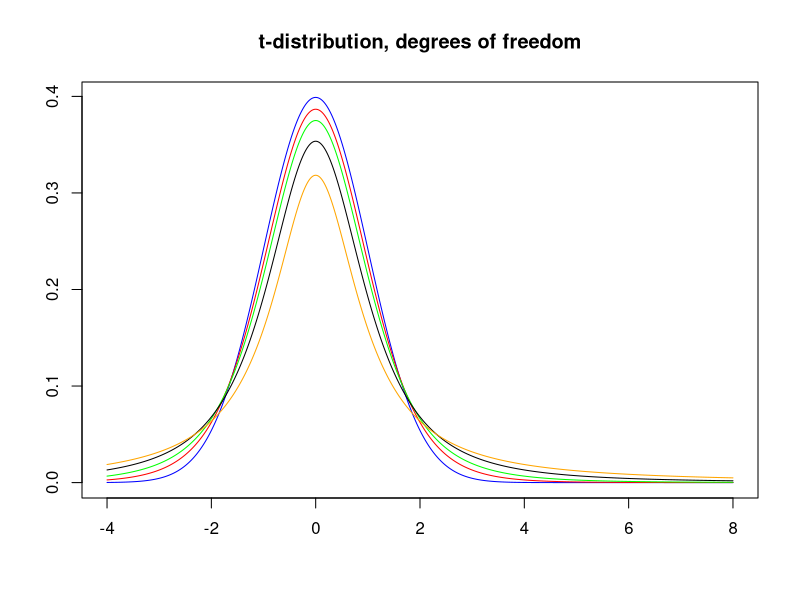

The R script that drew this image:
#' BTC1859 Data Science I, Assigbnment 1 
#' Zacehry Chan 

#' -------------------------------------

#' Question 1: Suppose 6 out of 15 students in a class develop influenza, 
#' whereas there is 20% chance for a student in similar school classes 
#' nationwide to develop influenza. Is there evidence of an excessive number 
#' of cases in the class? That is, what is the probability of obtaining at 
#' least 6 cases in this class if the nationwide rate holds true?


#' Using the fucntion pbinopm() as this scenario deals with desecretized, 
#' numerical data. Also assuming taht there are only 2 states for this sickness,
#' sick or not sick, thus fulfilling the requiremnets (&conditions) necessary 
#' to use a binomial distribution 
#' 
#' Given p = 0.2, _________

prob_at_least_6 <- 1 - pbinom(5,size = 15,prob = 0.2)

#outputting probability to console window
prob_at_least_6

# prob_at_least_6 = 0.06105143

#' Calculates the porbability fo there being at least 5 (x <= 5) 
#' takes the complement to see the probablity of there being at least 6 cases 
#' of sickeness in a given class, given the parameters 

#' -------------------------------------

# Question 5

#Setting sequence for x-axis, using seq func to ensure smooth line (has many, many points)
x <- seq(from=-4,to=8,length.out = 1000)
y_norm <- dnorm(x, mean = 0, sd = sqrt(1), log = FALSE)
plot(x,y_norm, type = "l", main="t-distribution, degrees of freedom",col = "blue", xlab = " ",ylab = " ")

df_8 <- 8
x_8 <- seq(from=-4,to=8,length.out = 1000)
y_8 <- dt(x_8, df_8)
points(x,y_8, type="l", col="red")

df_4 <- 4
x_4 <- seq(from=-4,to=8,length.out = 1000)
y_4 <- dt(x_4, df_4)
points(x,y_4, type="l", col="green")

df_2 <- 2
x_2 <- seq(from=-4,to=8,length.out = 1000)
y_2 <- dt(x_2, df_2)
points(x,y_2, type="l", col="black")

df_1 <- 1
x_1 <- seq(from=-4,to=8,length.out = 1000)
y_1 <- dt(x_1, df_1)
points(x,y_1, type="l", col="orange")
